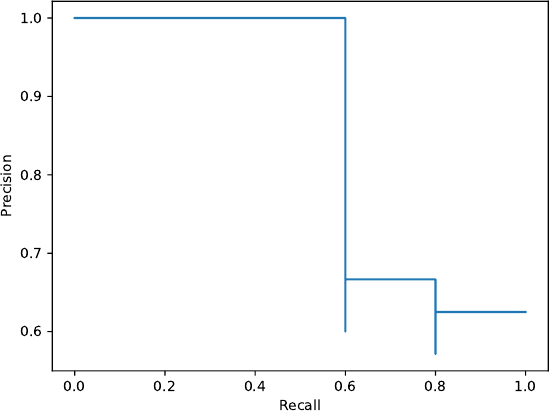

Source code (Python):
import numpy as np
y       = np.array([  0,   1,   1,   0,   1,   0,    1,   0,   0,   1])
y_score = np.array([0.7, 0.8, 0.3, 0.4, 0.9, 0.6, 0.99, 0.1, 0.2, 0.5])

from sklearn.metrics import precision_recall_curve, PrecisionRecallDisplay

my_precision, my_recall, _ = precision_recall_curve(y_true=y,
                                                    probas_pred=y_score,
                                                    pos_label=1)
PrecisionRecallDisplay(precision=my_precision, recall=my_recall).plot()

import matplotlib.pyplot as plt
plt.savefig('10-p-pr.pdf')
